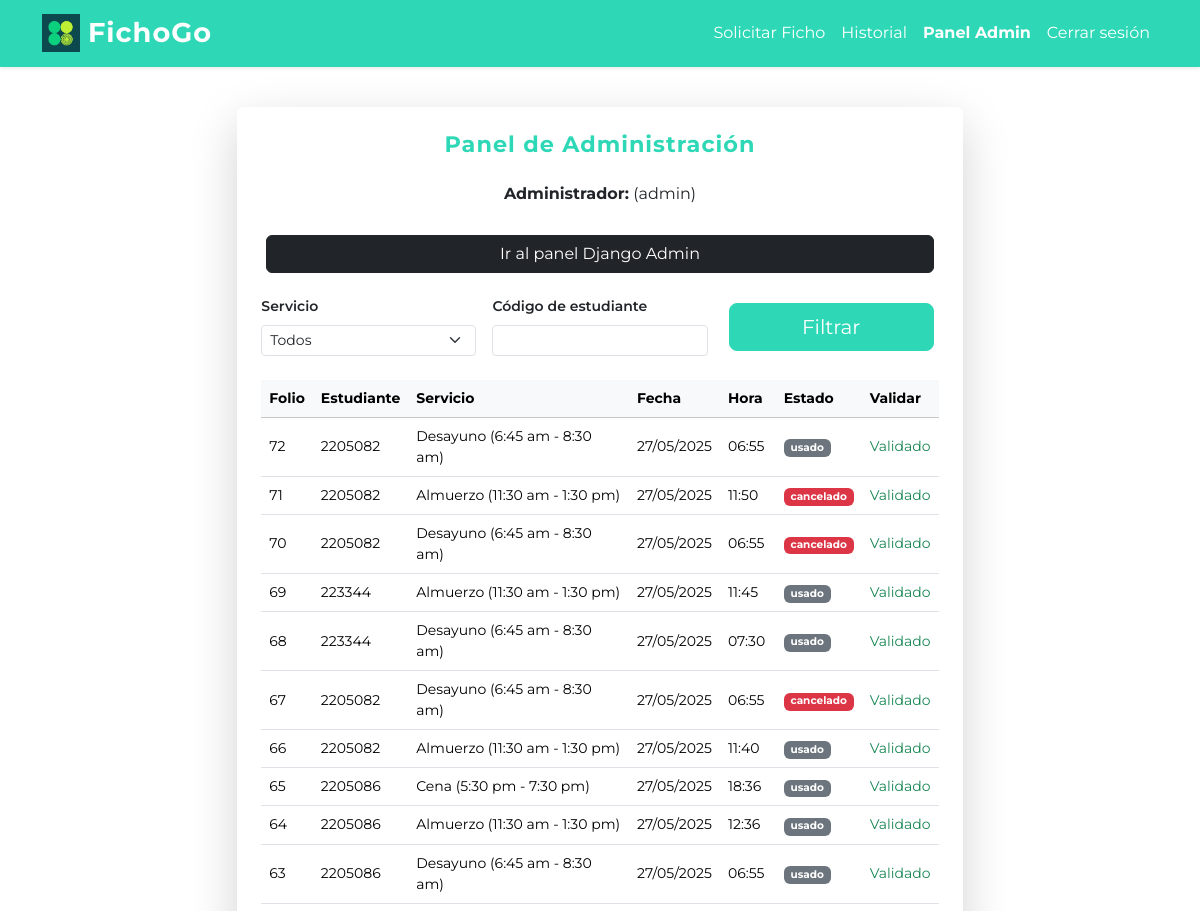
Before: /panel-admin/ (signed in, upper part) with the older database file.
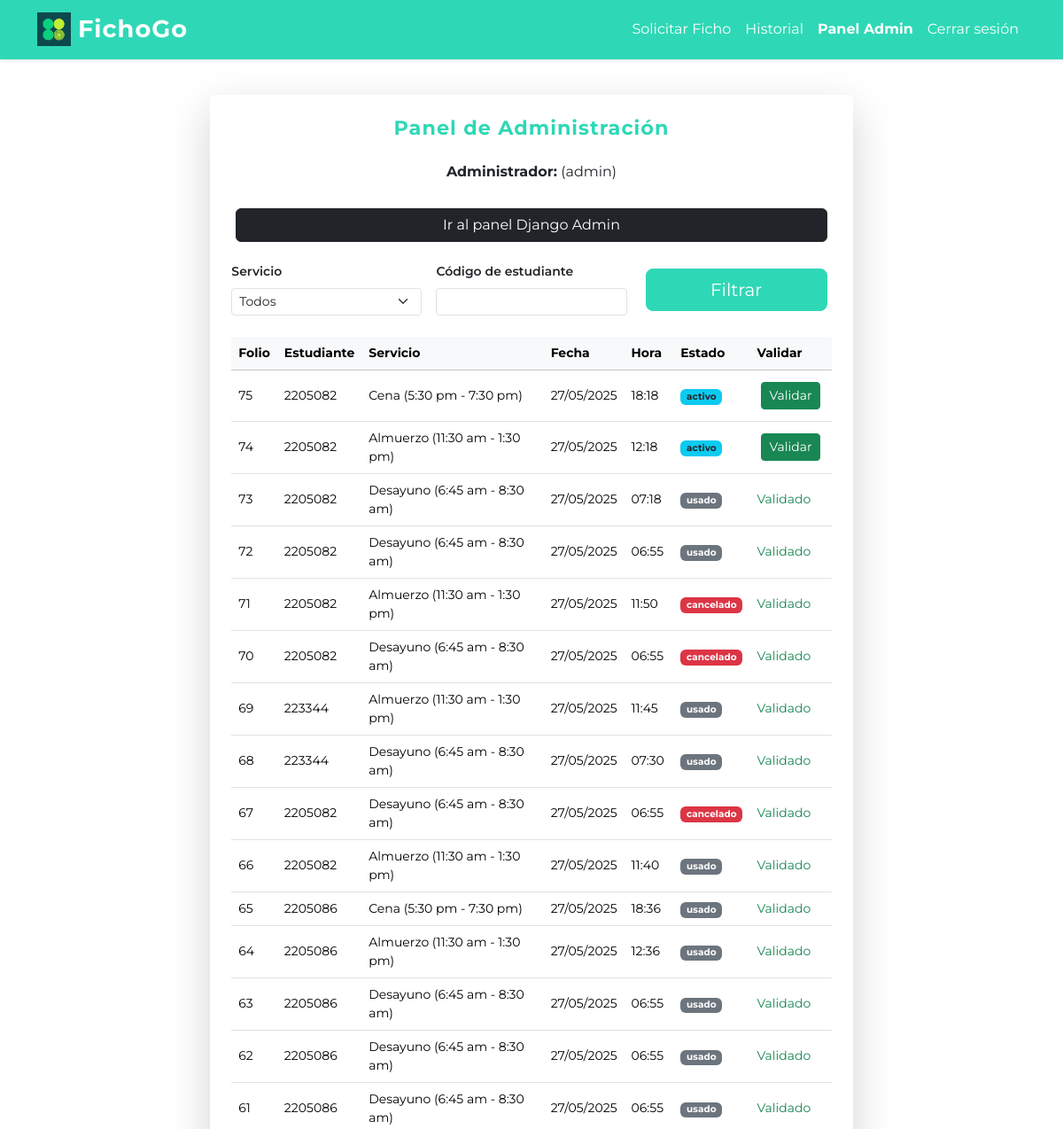
After: the same page with the newer database file.
### core/models.py (models this page shows, shortened)
class Ficho(models.Model):
    usuario = models.ForeignKey(settings.AUTH_USER_MODEL, on_delete=models.CASCADE)
    cupo = models.ForeignKey(Cupo, on_delete=models.CASCADE)
    hora = models.TimeField()
    estado = models.CharField(max_length=20, choices=[('activo', 'Activo'), ('cancelado', 'Cancelado')], default='activo')
    fecha_creacion = models.DateTimeField(auto_now_add=True)
    codigo_qr = models.ImageField(upload_to='qr/', blank=True, null=True)
    hora_validacion = models.DateTimeField(null=True, blank=True)

class Cupo(models.Model):
    SERVICIOS = [
        ('desayuno', 'Desayuno (6:45 am - 8:30 am)'),
        ('almuerzo', 'Almuerzo (11:30 am - 1:30 pm)'),
        ('cena', 'Cena (5:30 pm - 7:30 pm)')
    ]
    nombre_servicio = models.CharField(max_length=100, choices=SERVICIOS, verbose_name='Servicio')
    cantidad_total = models.PositiveIntegerField()
    cantidad_disponible = models.PositiveIntegerField()
    fecha = models.DateField()

### core/views.py (the view, shortened to what this page needs)
# urls.py: path('panel-admin/', views.panel_admin, name='panel_admin'),
@staff_member_required
def panel_admin(request):
    from .models import Cupo  # Asegura que Cupo esté disponible siempre
    total_fichos = Ficho.objects.count()
    fichos_hoy = Ficho.objects.filter(cupo__fecha=timezone.now().date()).count()
    fichos_usados = Ficho.objects.filter(estado__in=['usado', 'validado']).count()
    fichos_cancelados = Ficho.objects.filter(estado='cancelado').count()
    fichos_activos = Ficho.objects.filter(estado='activo').count()
    servicio_filtro = request.GET.get('servicio')
    codigo_estudiante = request.GET.get('codigo_estudiante')
    fichos_filtrados = Ficho.objects.all().order_by('-fecha_creacion')
    if servicio_filtro in ['desayuno', 'almuerzo', 'cena']:
        fichos_filtrados = fichos_filtrados.filter(cupo__nombre_servicio=servicio_filtro)
    if codigo_estudiante:
        fichos_filtrados = fichos_filtrados.filter(usuario__username__icontains=codigo_estudiante)
    fichos_para_validar = Ficho.objects.filter(estado='activo').order_by('cupo__fecha', 'hora')
    cupos = Cupo.objects.all().order_by('-fecha')
    return render(request, 'core/panel_admin.html', {
        'total_fichos': total_fichos,
        'fichos_hoy': fichos_hoy,
        'fichos_usados': fichos_usados,
        'fichos_cancelados': fichos_cancelados,
        'fichos_activos': fichos_activos,
        'fichos_filtrados': fichos_filtrados,
        'cupos': cupos,
        'servicio_filtro': servicio_filtro,
        'codigo_estudiante': codigo_estudiante,
        'fichos_para_validar': fichos_para_validar
    })

### core/templates/core/panel_admin.html (shortened to what the changed rows need)
{% extends 'core/base.html' %}
{% block content %}
<div class="container py-3 px-1 px-sm-2">
    <div class="row justify-content-center">
        <div class="col-12 col-sm-11 col-md-10 col-lg-9 col-xl-8">
            <div class="card shadow-lg border-0 mb-4">
                <div class="card-body p-3 p-md-4">
                    <h2 class="card-title text-center mb-4 text-primary fw-bold" style="letter-spacing:1px; font-size:1.4rem;">Panel de Administración</h2>
                    <div class="table-responsive mb-4">
                        <table class="table table-hover align-middle small">
                            <thead class="table-light">
                                <tr>
                                    <th>Folio</th>
                                    <th>Estudiante</th>
                                    <th>Servicio</th>
                                    <th>Fecha</th>
                                    <th>Hora</th>
                                    <th>Estado</th>
                                    <th>Validar</th>
                                </tr>
                            </thead>
                            <tbody>
                                {% for ficho in fichos_filtrados %}
                                <tr>
                                    <td>{{ ficho.id }}</td>
                                    <td>{{ ficho.usuario.username }}</td>
                                    <td>{{ ficho.cupo.get_nombre_servicio_display }}</td>
                                    <td>{{ ficho.cupo.fecha|date:'d/m/Y' }}</td>
                                    <td>{{ ficho.hora }}</td>
                                    <td>
                                        {% if ficho.estado == 'activo' %}
                                            <span class="badge bg-info text-dark">{{ ficho.estado }}</span>
                                        {% elif ficho.estado == 'cancelado' %}
                                            <span class="badge bg-danger">{{ ficho.estado }}</span>
                                        {% elif ficho.estado == 'usado' or ficho.estado == 'validado' %}
                                            <span class="badge bg-secondary">{{ ficho.estado }}</span>
                                        {% else %}
                                            <span class="badge bg-light text-dark">{{ ficho.estado }}</span>
                                        {% endif %}
                                    </td>
                                    <td>
                                        {% if ficho.estado == 'activo' %}
                                        <form method="post" action="{% url 'validar_ficho' ficho.id %}" class="d-inline">
                                            <button type="submit" class="btn btn-success btn-sm">Validar</button>
                                        </form>
                                        {% else %}
                                            <span class="text-success">Validado</span>
                                        {% endif %}
                                    </td>
                                </tr>
                                {% empty %}
                                <tr><td colspan="7" class="text-center">No hay fichos para mostrar.</td></tr>
                                {% endfor %}
                            </tbody>
                        </table>
                    </div>
                </div>
            </div>
        </div>
    </div>
</div>
{% endblock %}

Changed rows visible on the page:
added Ficho: id "75", usuario.username "2205082", cupo.nombre_servicio "Cena (5:30 pm - 7:30 pm)", cupo.fecha "27/05/2025", hora "18:18", estado "activo", shows "Validar"
added Ficho: id "74", usuario.username "2205082", cupo.nombre_servicio "Almuerzo (11:30 am - 1:30 pm)", cupo.fecha "27/05/2025", hora "12:18", estado "activo", shows "Validar"
added Ficho: id "73", usuario.username "2205082", cupo.nombre_servicio "Desayuno (6:45 am - 8:30 am)", cupo.fecha "27/05/2025", hora "07:18", estado "usado", shows "Validado"
now on this page (row unchanged): Ficho: id "62", usuario.username "2205086", cupo.nombre_servicio "Desayuno (6:45 am - 8:30 am)", cupo.fecha "27/05/2025", hora "06:55", estado "usado", shows "Validado"
now on this page (row unchanged): Ficho: id "61", usuario.username "2205086", cupo.nombre_servicio "Desayuno (6:45 am - 8:30 am)", cupo.fecha "27/05/2025", hora "06:55", estado "usado", shows "Validado"
